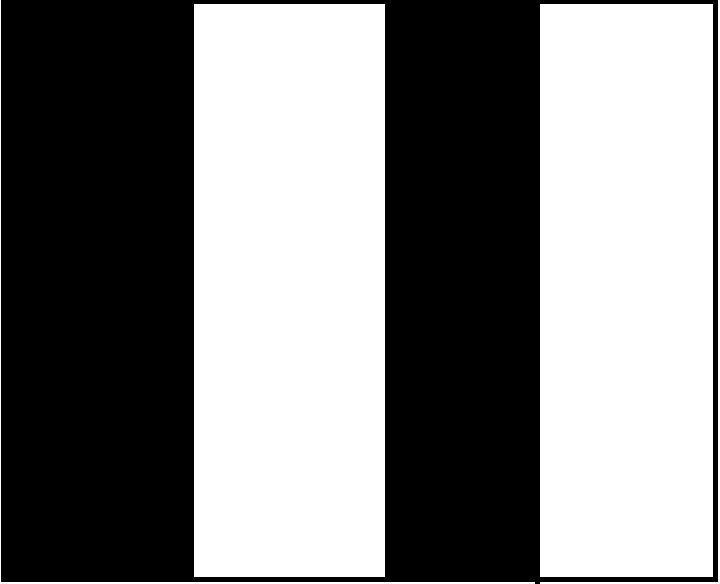
#> input picture testImages/understanding opencv/picture.png, 720 x 584 px, found by its file name
$ python sobelEdge.py
#> lines starting #> are read from the running program, lines starting #| are printed output that depends on the picture; after the words box and inside, x2 and y2 are one past the last pixel; in counts of white or black regions, pixels touching at a corner belong together
import cv2
import numpy as np


img = cv2.imread('C:\\Users\\ajayr\\OneDrive\\Documents\\MyProjects\\AugmentoSteer\\testImages\\understanding opencv\\picture.png')
#> img is the input picture: shape (584, 720, 3); 50.4% white; 1 black region, box (x1, y1, x2, y2) and area: (1, 0, 718, 584) 208732
gray = cv2.cvtColor(img, cv2.COLOR_BGR2GRAY)
grayArray=np.array(gray)
paddedArray = np.pad(grayArray, pad_width=1, mode='constant', constant_values=0)
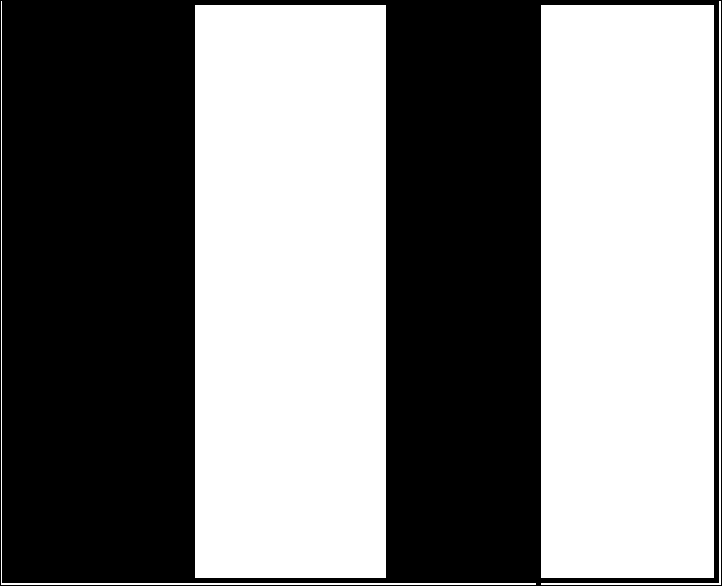
#> paddedArray: shape (586, 722); 50% white; 1 black region, box (x1, y1, x2, y2) and area: (0, 0, 722, 586) 211344
multipyArray=np.array([[0.111,0.111,0.111],[0.111,0.111,0.111],[0.111,0.111,0.111]])
##
finalimage=np.zeros(np.shape(gray[:,:]))
##
sobelArray=np.array([[-1,0,1],[-2,0,2],[-1,0,1]])
for i in range(len(paddedArray)-3):
    for j in range(len(paddedArray[0])-3):
        ##
        x=paddedArray[i:i+3,j:j+3]
        y=np.multiply(x,sobelArray)
        z=np.multiply(y,multipyArray)
        a=np.sum(z)
        #if(a>=0):
            #finalimage.append(a)
            #np.append(finalimage,a)
        finalimage[i,j]=abs(a)
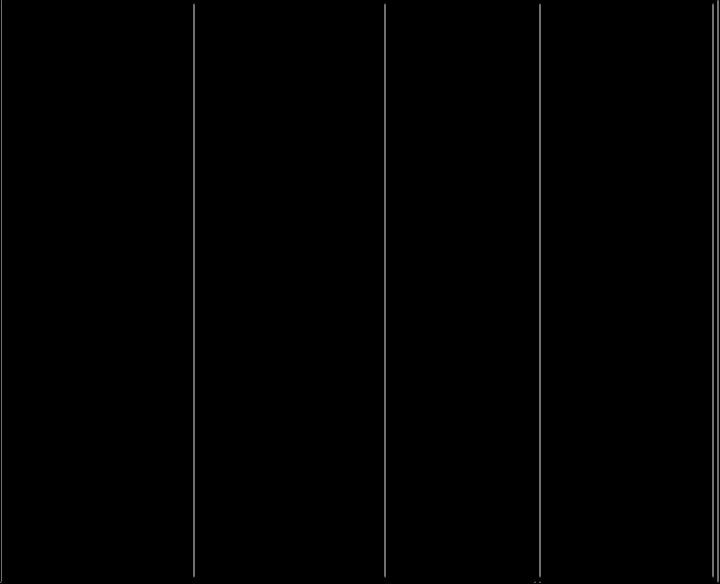
#> finalimage: shape (584, 720) float64; min 0, max 113.2, mean 1.7
        # [5 lines of commented-out code are left out]

cv2.imshow('sobel',finalimage)
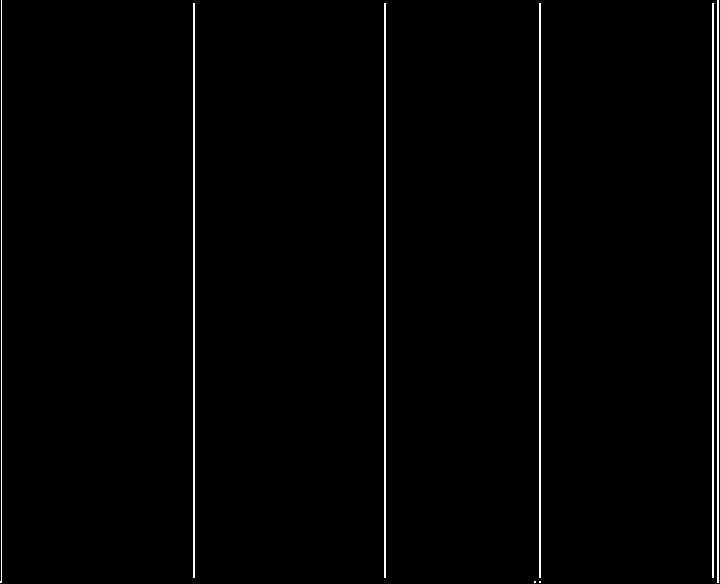
#> window 'sobel': shape (584, 720); 1.5% white in thin lines or dots
cv2.imshow('gray',gray)
cv2.imshow('orginal',img)
cv2.waitKey(0)
cv2.destroyAllWindows()

$ run again, with testImages/understanding opencv/detectcolor.png copied over testImages/understanding opencv/picture.png
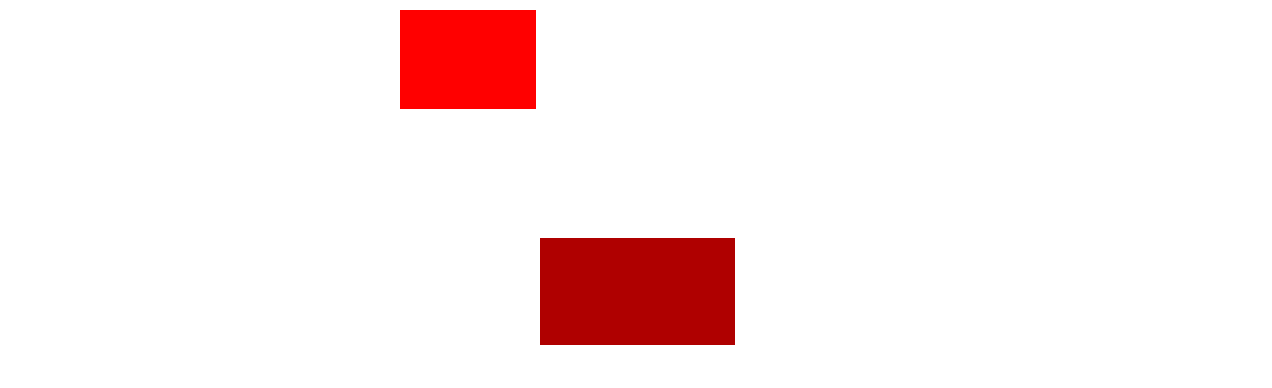
#> input picture testImages/understanding opencv/detectcolor.png, 1272 x 388 px, found by its file name
#> img is the input picture: shape (388, 1272, 3); mean B, G, R 237.3, 237.3, 251.6
#> after the loop `for i in range(len(paddedArray)-3):`:
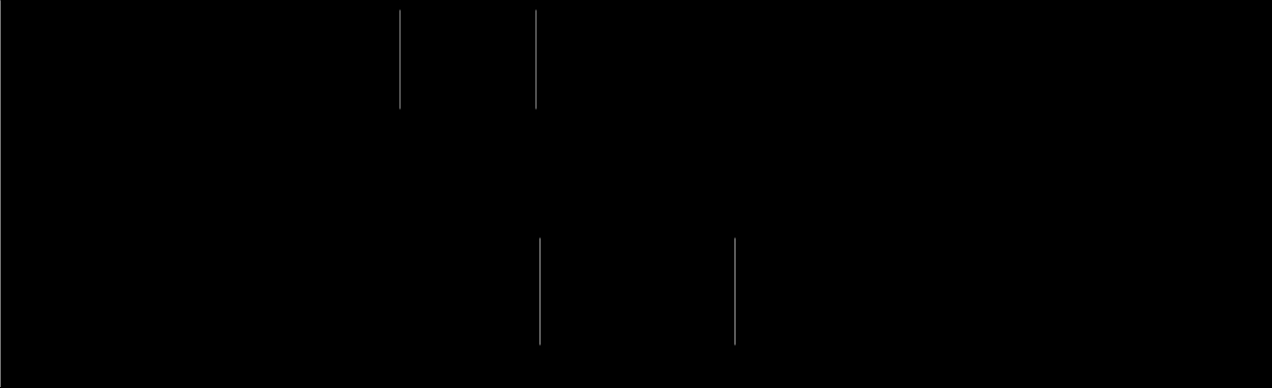
#> finalimage: shape (388, 1272) float64; min 0, max 113.2, mean 0.2
#> `cv2.imshow('sobel',finalimage)`:
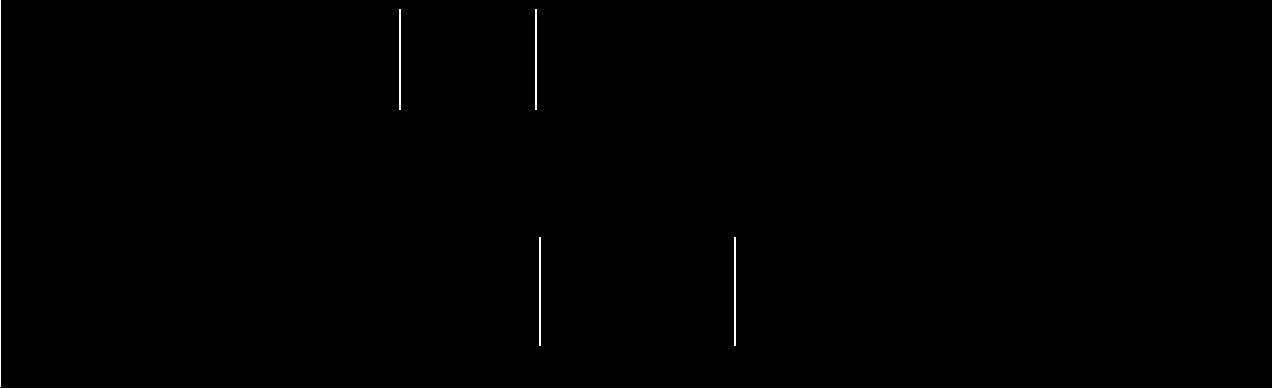
#> window 'sobel': shape (388, 1272); 0.25% white in thin lines or dots, all inside (x1, y1, x2, y2) = (0, 0, 736, 387)

$ run again, with testImages/understanding opencv/extractRGBComponents.png copied over testImages/understanding opencv/picture.png
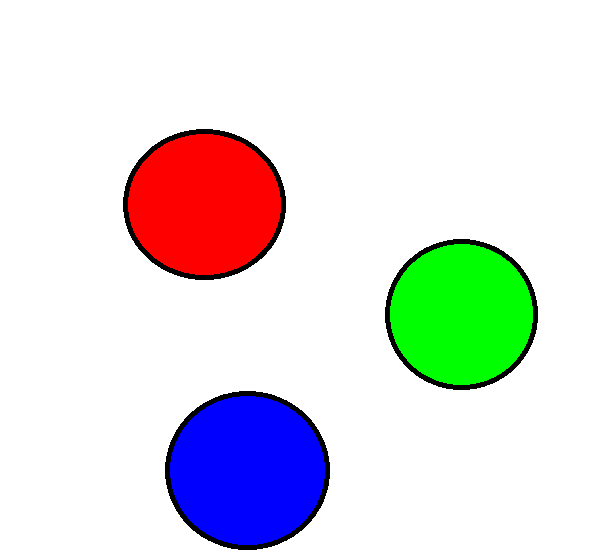
#> input picture testImages/understanding opencv/extractRGBComponents.png, 600 x 558 px, found by its file name
#> img is the input picture: shape (558, 600, 3); mean B, G, R 224.6, 222.9, 223.7
#> after the loop `for i in range(len(paddedArray)-3):`:
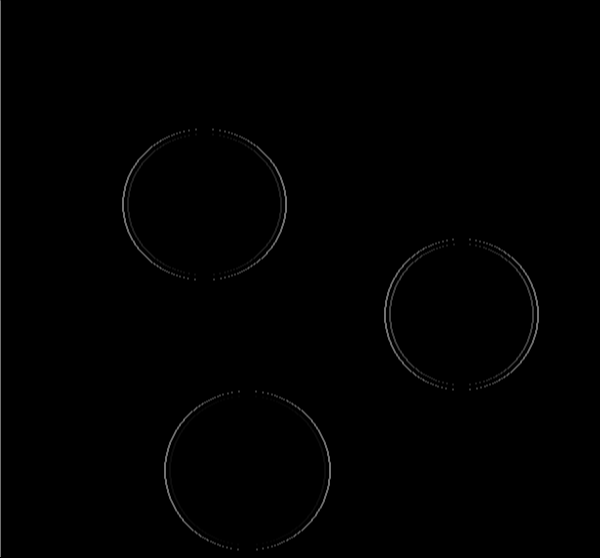
#> finalimage: shape (558, 600) float64; min 0, max 113.2, mean 1
#> `cv2.imshow('sobel',finalimage)`:
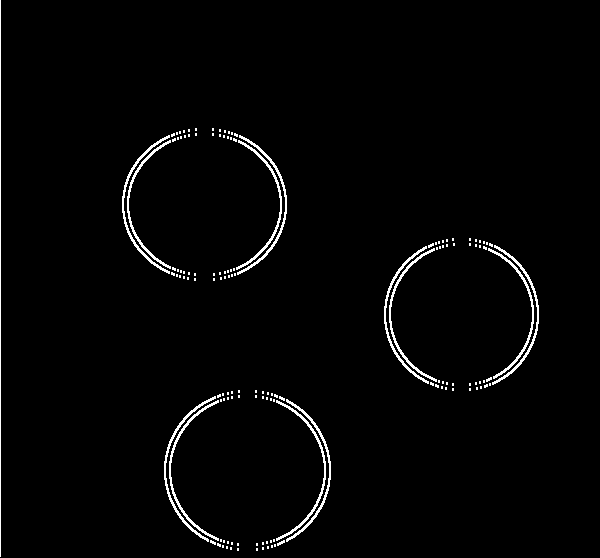
#> window 'sobel': shape (558, 600); 2.1% white in thin lines or dots, all inside (x1, y1, x2, y2) = (0, 0, 539, 557)
